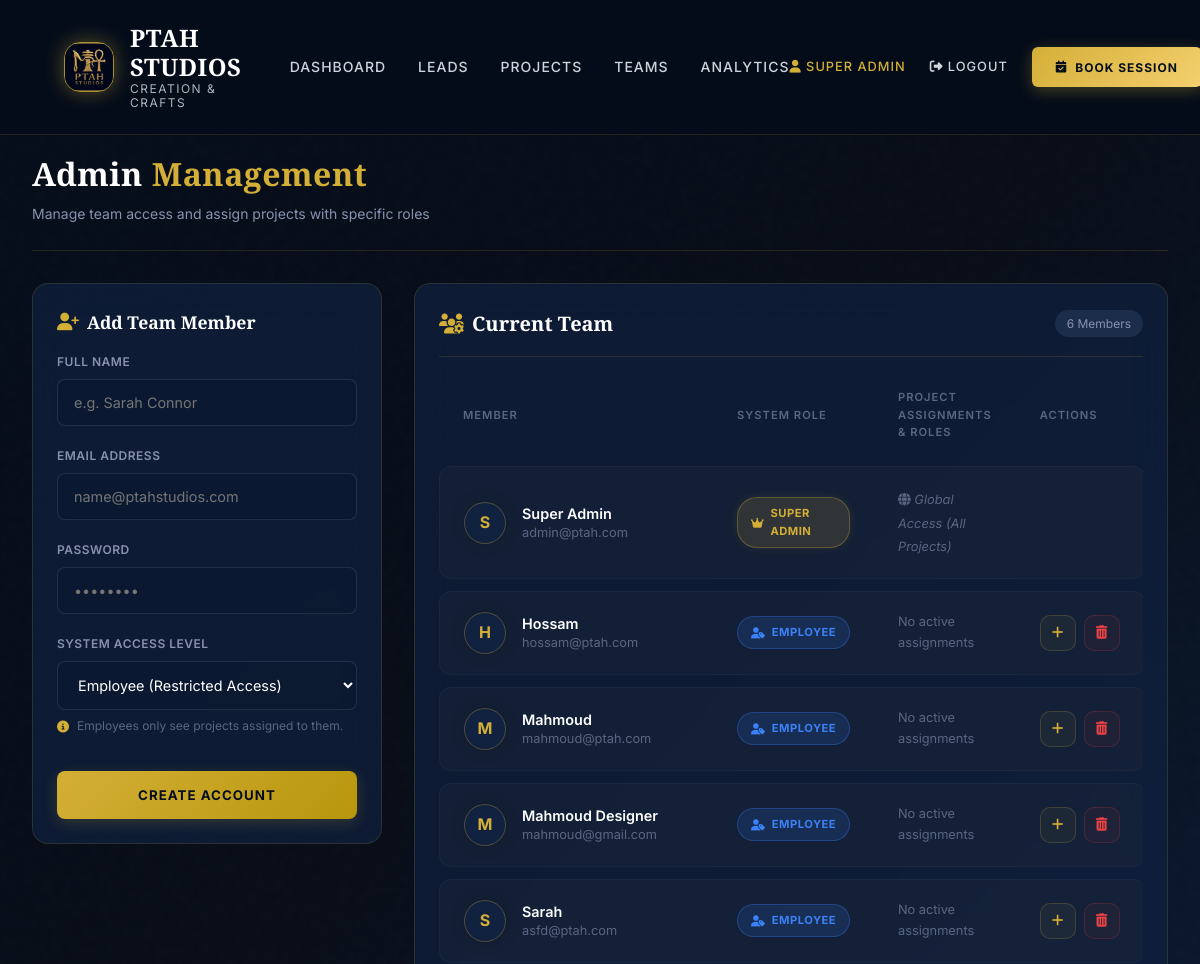
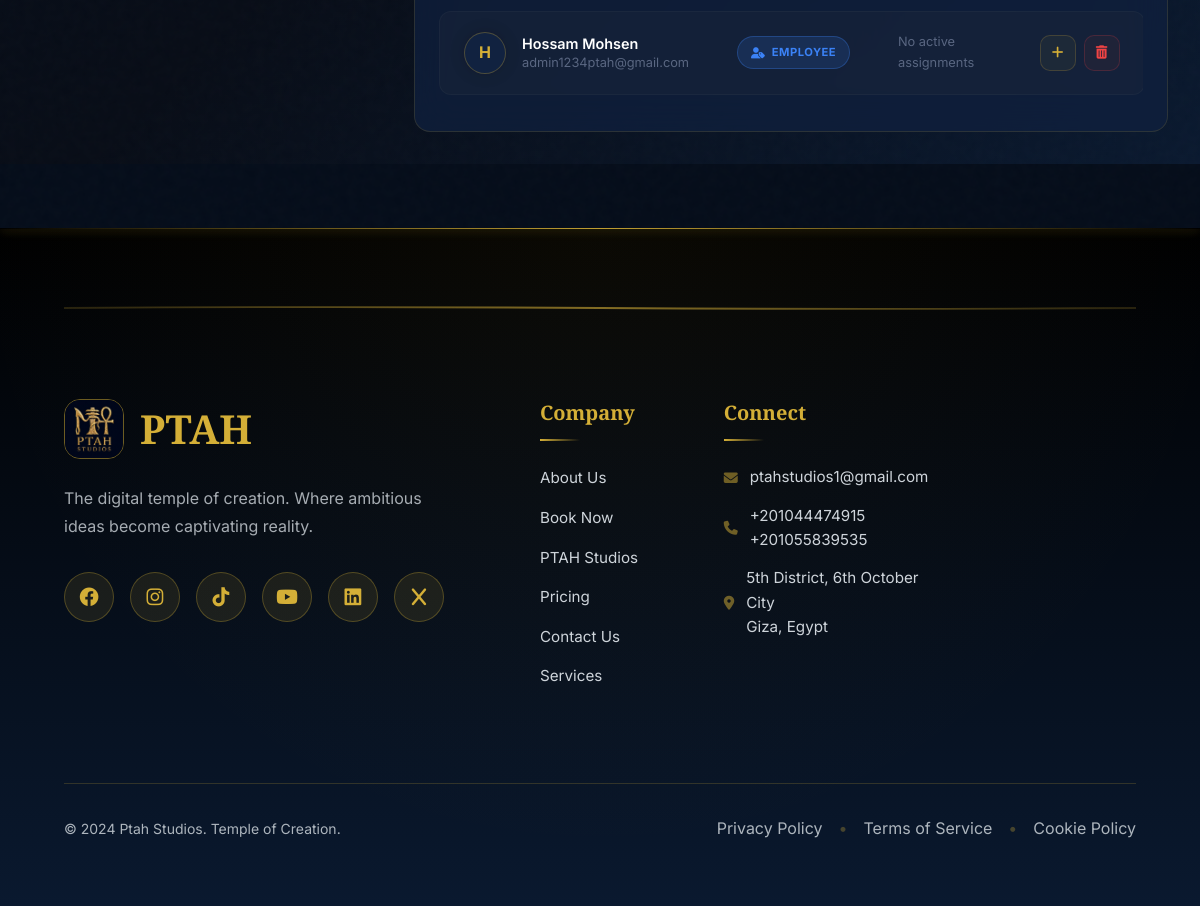
Screenshot of /admin/management (signed in) with the database file from the repository (2 pictures, top to bottom).
### app.py (models this page shows, shortened)
class User(db.Model):
    __tablename__ = 'users'
    id = db.Column(db.Integer, primary_key=True)
    email = db.Column(db.String(120), unique=True, nullable=False)
    password_hash = db.Column(db.String(256), nullable=False)
    name = db.Column(db.String(100), nullable=False)
    role = db.Column(db.String(20), default='employee')  # 'super_admin' or 'employee'
    is_admin = db.Column(db.Boolean, default=False)
    last_activity_check = db.Column(db.DateTime, default=datetime.utcnow)
    created_at = db.Column(db.DateTime, default=datetime.utcnow)
    project_memberships = db.relationship('ProjectMembership', back_populates='user', cascade='all, delete-orphan')

### app.py (the view)
@app.route('/admin/management')
@admin_required
def admin_management_dashboard():
    current_user = db.session.get(User, session['user_id'])
    if current_user.role != 'super_admin':
        flash("Access Denied: Super Admin only.", "error")
        return redirect(url_for('admin_dashboard'))
    users = User.query.filter_by(is_admin=True).all()
    projects = Project.query.filter(Project.status != 'completed').all()
    new_inquiries = ContactInquiry.query.filter_by(status='new').count()
    return render_template('admin/admin_management.html',
                           users=users,
                           projects=projects,
                           new_inquiries=new_inquiries)

### templates/admin/admin_management.html (shortened to what this page needs)
{% extends "admin/base.html" %}
{% block content %}
<div class="admin-dashboard-container">
    <header class="dashboard-header">
        <div class="header-title">
            <h1>Admin <span>Management</span></h1>
            <p>Manage team access and assign projects with specific roles</p>
        </div>
    </header>
    <div class="admin-grid">
        <div class="glass-card admin-form-card">
            <div class="card-header" style="border:none; padding-bottom:0; margin-bottom: 1rem;">
                <h3 style="font-size: 1.1rem;"><i class="fas fa-user-plus"></i> Add Team Member</h3>
            </div>
            <form action="{{ url_for('admin_add_user') }}" method="POST">
                <div class="form-group">
                    <label class="form-label">Full Name</label>
                    <input type="text" name="name" class="form-control" required placeholder="e.g. Sarah Connor">
                </div>
                <div class="form-group">
                    <label class="form-label">Email Address</label>
                    <input type="email" name="email" class="form-control" required placeholder="name@ptahstudios.com">
                </div>
                <div class="form-group">
                    <label class="form-label">Password</label>
                    <input type="password" name="password" class="form-control" required placeholder="••••••••">
                </div>
                <div class="form-group">
                    <label class="form-label">System Access Level</label>
                    <select name="role" class="form-control">
                        <option value="employee">Employee (Restricted Access)</option>
                    </select>
                    <div class="form-helper">
                        <i class="fas fa-info-circle"></i>
                        <span>Employees only see projects assigned to them.</span>
                    </div>
                </div>
                <button type="submit" class="btn-submit">
                    Create Account
                </button>
            </form>
        </div>
        <div class="glass-card">
            <div class="card-header">
                <h3><i class="fas fa-users-cog"></i> Current Team</h3>
                <span class="card-count">{{ users|length }} Members</span>
            </div>
            <div class="user-table-wrapper">
                <table class="user-table">
                    <thead>
                        <tr>
                            <th>Member</th>
                            <th>System Role</th>
                            <th>Project Assignments & Roles</th>
                            <th>Actions</th>
                        </tr>
                    </thead>
                    <tbody>
                        {% for user in users %}
                        <tr>
                            <td>
                                <div class="user-profile">
                                    <div class="user-avatar">
                                        {{ user.name[0] | upper }}
                                    </div>
                                    <div class="user-details">
                                        <div style="font-weight: 600; color: #fff;">{{ user.name }}</div>
                                        <div class="user-email">{{ user.email }}</div>
                                    </div>
                                </div>
                            </td>
                            <td>
                                {% if user.role == 'super_admin' %}
                                    <span class="role-badge role-super_admin">
                                        <i class="fas fa-crown"></i> Super Admin
                                    </span>
                                {% else %}
                                    <span class="role-badge role-employee">
                                        <i class="fas fa-user-tag"></i> Employee
                                    </span>
                                {% endif %}
                            </td>
                            <td>
                                {% if user.role == 'super_admin' %}
                                    <span style="color: var(--color-text-muted); font-style: italic; font-size: 0.8rem;">
                                        <i class="fas fa-globe"></i> Global Access (All Projects)
                                    </span>
                                {% else %}
                                    <div class="projects-container">
                                        {% if user.project_memberships %}
                                            {% for membership in user.project_memberships %}
                                                <div class="project-tag-wrapper">
                                                    <span class="project-tag" title="{{ membership.project.title }}">
                                                        {{ membership.project.title[:15] }}{% if membership.project.title|length > 15 %}...{% endif %}
                                                    </span>
                                                    <span class="role-tag-small {{ membership.role }}" title="Role: {{ membership.role }}">
                                                        {{ membership.role[0] }}
                                                    </span>
                                                    <form action="{{ url_for('admin_unassign_project') }}" method="POST" style="display:inline; height:100%;">
                                                        <input type="hidden" name="user_id" value="{{ user.id }}">
                                                        <input type="hidden" name="project_id" value="{{ membership.project.id }}">
                                                        <button type="submit" class="btn-remove-project" title="Remove assignment">
                                                            <i class="fas fa-times"></i>
                                                        </button>
                                                    </form>
                                                </div>
                                            {% endfor %}
                                        {% else %}
                                            <span style="color: var(--color-text-muted); font-size: 0.8rem;">No active assignments</span>
                                        {% endif %}
                                    </div>
                                {% endif %}
                            </td>
                            <td>
                                <div style="display: flex; gap: 0.5rem; justify-content: flex-end;">
                                    {% if user.role != 'super_admin' %}
                                    <button class="action-btn btn-assign" onclick="openAssignModal('{{ user.id }}', '{{ user.name }}')" title="Assign Project">
                                        <i class="fas fa-plus"></i>
                                    </button>
                                    {% endif %}
                                    {% if user.id != session['user_id'] %}
                                    <form action="{{ url_for('admin_delete_user', user_id=user.id) }}" method="POST" onsubmit="return confirm('Are you sure you want to remove this user?');" style="display: inline;">
                                        <button type="submit" class="action-btn btn-delete" title="Remove User">
                                            <i class="fas fa-trash-alt"></i>
                                        </button>
                                    </form>
                                    {% endif %}
                                </div>
                            </td>
                        </tr>
                        {% endfor %}
                    </tbody>
                </table>
            </div>
        </div>
    </div>
</div>
{% endblock %}

### templates/admin/base.html (shortened to what this page needs)
<!DOCTYPE html>
<html lang="en">
<head>
    <link rel="stylesheet" href="https://cdnjs.cloudflare.com/ajax/libs/font-awesome/6.4.0/css/all.min.css">
    <link rel="stylesheet" href="https://cdn.jsdelivr.net/npm/fullcalendar@6.1.8/index.global.min.css">
</head>
<body>
    <header class="main-header">
        <nav class="navbar">
            <a href="{{ url_for('index') }}" class="logo">
                <img src="{{ url_for('static', filename='img/favicon.jpg') }}" alt="Ptah Studios" class="logo-image">
                <div class="logo-text">
                    <span class="logo-title">PTAH STUDIOS</span>
                    <span class="logo-subtitle">Creation & Crafts</span>
                </div>
            </a>
            <div class="nav-wrapper" id="navWrapper">
                <ul class="nav-links">
                    {% if is_super_admin %}
                        <li><a href="{{ url_for('admin_dashboard') }}" class="nav-link" onclick="closeMobileMenu()">Dashboard</a></li>
                        <li>
                            <a href="{{ url_for('admin_leads') }}" class="nav-link" onclick="closeMobileMenu()">
                                Leads
                            </a>
                        </li>
                    {% endif %}
                    <li><a href="{{ url_for('manage_projects') }}" class="nav-link" onclick="closeMobileMenu()">Projects</a></li>
                    {% if is_super_admin %}
                        <li><a href="{{ url_for('admin_management_dashboard') }}" class="nav-link" onclick="closeMobileMenu()">Teams</a></li>
                        <li><a href="{{ url_for('admin_analytics') }}" class="nav-link" onclick="closeMobileMenu()">Analytics</a></li>
                    {% endif %}
                </ul>
                <div style="display: flex; align-items: center; gap: 1.5rem;">
                    {% if session.get('user_id') %}
                        <span class="nav-link" style="font-size: 0.8rem; color: var(--color-gold); cursor: default;">
                            <i class="fas fa-user"></i> {{ session.get('user_name', 'Account') }}
                        </span>
                        <a href="{{ url_for('logout') }}" class="nav-link" style="font-size: 0.8rem;" onclick="closeMobileMenu()">
                            <i class="fas fa-sign-out-alt"></i> Logout
                        </a>
                    {% endif %}
                    <div class="magnetic-wrap">
                        <a href="{{ url_for('booking') }}" class="btn-book" onclick="closeMobileMenu()">
                            <i class="fas fa-calendar-check"></i> Book Session
                        </a>
                    </div>
                </div>
            </div>
        </nav>
    </header>
    <div class="mission-control">
        {% block content %}{% endblock %}
    </div>
    <footer class="main-footer" id="contact">
        <div class="footer-divider">
        </div>
        <div class="footer-content">
            <div class="footer-section footer-brand">
                <div class="footer-logo-large" style="display: flex; align-items: center; gap: 1rem;">
                    <img src="{{ url_for('static', filename='img/favicon.jpg') }}"
                         alt="Ptah Studios"
                         style="width: 60px; height: 60px; border-radius: 16px; border: 1px solid rgba(212, 175, 55, 0.5);">
                    <span style="font-family: var(--font-heading); font-size: 2.5rem; font-weight: 700; color: var(--color-gold);">
                        PTAH
                    </span>
                </div>
                <p class="footer-tagline">The digital temple of creation. Where ambitious ideas become captivating reality.</p>
                <div class="footer-social-icons">
                    <a href="https://www.facebook.com/share/1aQE21MAJ7/?mibextid=wwXIfr" class="social-link" target="_blank" rel="noopener noreferrer"><i class="fab fa-facebook"></i></a>
                    <a href="https://www.instagram.com/ptah_studios1?igsh=Z2sxZmd4N3hnaGJ4" class="social-link" target="_blank" rel="noopener noreferrer"> <i class="fab fa-instagram"></i></a>
                    <a href="https://www.tiktok.com/@ptahstudios1?_r=1&_t=ZS-92cJS9QYArP" class="social-link" target="_blank" rel="noopener noreferrer"><i class="fab fa-tiktok"></i></a>
                    <a href="https://www.youtube.com/@PTAHStudios-eg" class="social-link" target="_blank" rel="noopener noreferrer"><i class="fab fa-youtube"></i></a>
                    <a href=" https://www.linkedin.com/in/ptah-studios-a993a23a2/" class="social-link" target="_blank" rel="noopener noreferrer"><i class="fab fa-linkedin"></i></a>
                    <a href=" https://x.com/PTAH_Studios" class="social-link" target="_blank" rel="noopener noreferrer"><i class="fab fa-x"></i></a>
                </div>
            </div>
            <div class="footer-section">
                <h4>Company</h4>
                <ul class="footer-links">
                    <li><a href="{{ url_for('about_us') }}">About Us</a></li>
                    <li><a href="{{ url_for('booking') }}">Book Now</a></li>
                    <li><a href="{{ url_for('portfolio') }}">PTAH Studios</a></li>
                    <li><a href="{{ url_for('pricing') }}">Pricing</a></li>
                    <li><a href="{{ url_for('contact') }}">Contact Us</a></li>
                    <li><a href="{{ url_for('services') }}">Services</a></li>
                </ul>
            </div>
            <div class="footer-section footer-contact-section">
                <h4>Connect</h4>
                <ul class="footer-links footer-contact">
                    <li>
                        <a href="{{ url_for('contact') }}">
                            <i class="fas fa-envelope"></i>
                            <span>ptahstudios1@gmail.com</span>
                        </a>
                    </li>
                    <li>
                        <a href="{{ url_for('contact') }}">
                            <i class="fas fa-phone"></i>
                            <span>+201044474915<br>+201055839535</span>
                        </a>
                    </li>
                    <li>
                        <a href="{{ url_for('contact') }}">
                            <i class="fas fa-map-marker-alt"></i>
                            <span>5th District, 6th October City<br>Giza, Egypt</span>
                        </a>
                    </li>
                </ul>
            </div>
        </div>
        <div class="footer-bottom">
            <div class="footer-bottom-content">
                <p>&copy; 2024 Ptah Studios. Temple of Creation.</p>
                <div class="footer-legal-links">
                    <a href="#">Privacy Policy</a>
                    <span class="separator">•</span>
                    <a href="#">Terms of Service</a>
                    <span class="separator">•</span>
                    <a href="#">Cookie Policy</a>
                </div>
            </div>
        </div>
    </footer>
</body>
</html>

### rows the page displays
User: get "SUPER ADMIN", name "S", name "Super Admin", email "admin@ptah.com", role "super_admin" (drawn)
User: name "H", name "Hossam", email "hossam@ptah.com", role "employee" (drawn)
User: name "M", name "Mahmoud", email "mahmoud@ptah.com", role "employee" (drawn)
User: name "M", name "Mahmoud Designer", email "mahmoud@gmail.com", role "employee" (drawn)
User: name "S", name "Sarah", email "asfd@ptah.com", role "employee" (drawn)
User: name "H", name "Hossam Mohsen", email "admin1234ptah@gmail.com", role "employee" (drawn)

### other values shown
{{ users|length }} "6"
